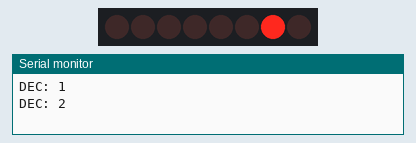
Bench run of a sketch on a simulated Arduino Uno, built with avr-gcc and run on an emulated ATmega328P. Parts: 8 shift-register outputs drawn as a row of LEDs (first output left, lit = HIGH), the last lines printed to the serial monitor. Wiring (inferred from the names in the program): shift register (74HC595): data pin 12; shift clock pin 10; latch pin 11. Wiring (inferred from the signals the program sends): row of LEDs: on Q0, Q1, Q2, Q3, Q4, Q5, Q6, Q7.

Above: at 0.3 s.
At 0.8 s:
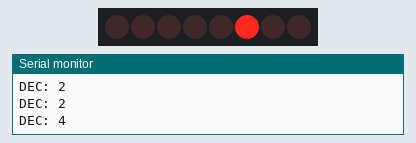
At 1.3 s:
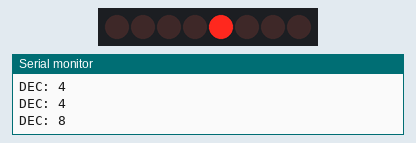
At 1.8 s:
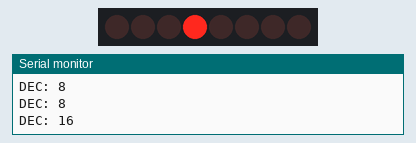
At 2.3 s:
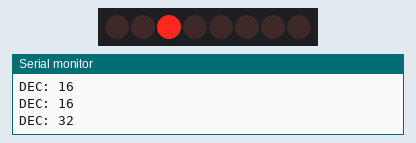
At 3.3 s:
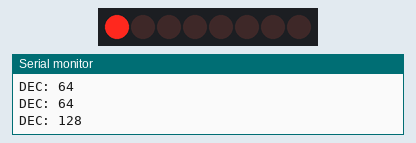
Timing chart, 0 to 5.3 s (numbered marks = the images above):
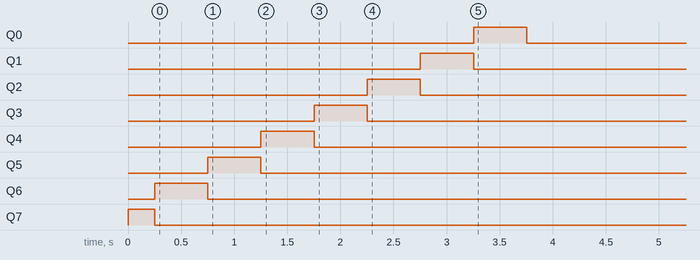

Measured:
- by itself, Q0: LOW → HIGH at 3.3 s, → LOW 0.50 s later
- by itself, Q1: LOW → HIGH at 2.8 s, → LOW 0.50 s later
- by itself, Q2: LOW → HIGH at 2.3 s, → LOW 0.50 s later
- by itself, Q3: LOW → HIGH at 1.8 s, → LOW 0.50 s later
- by itself, Q4: LOW → HIGH at 1.3 s, → LOW 0.50 s later
- by itself, Q5: LOW → HIGH at 0.75 s, → LOW 0.50 s later
- by itself, Q6: LOW → HIGH at 0.25 s, → LOW 0.50 s later
- by itself, Q7: LOW → HIGH at 0.00 s, → LOW 0.25 s later

The sketch:

Logical_Shift_Left.ino
```cpp
int latchPin = 11, clockPin = 10, dataPin = 12, maxLED = 255;
int dly = 250;
byte LED = 0b00000001;
void setup() {
  // put your setup code here, to run once:
  Serial.begin(9600);
  pinMode(latchPin, OUTPUT);
  pinMode(dataPin, OUTPUT);
  pinMode(clockPin, OUTPUT);
}

void loop() {
  digitalWrite(latchPin, LOW);
  shiftOut(dataPin, clockPin, LSBFIRST, LED);
  digitalWrite(latchPin, HIGH);
  Serial.print("DEC: ");
  Serial.println(LED, DEC);
  delay(dly);
  LED = LED * 2;
  digitalWrite(latchPin, LOW);
  shiftOut(dataPin, clockPin, LSBFIRST, LED);
  digitalWrite(latchPin, HIGH);
  Serial.print("DEC: ");
  Serial.println(LED, DEC);
  delay(dly);
}
```
